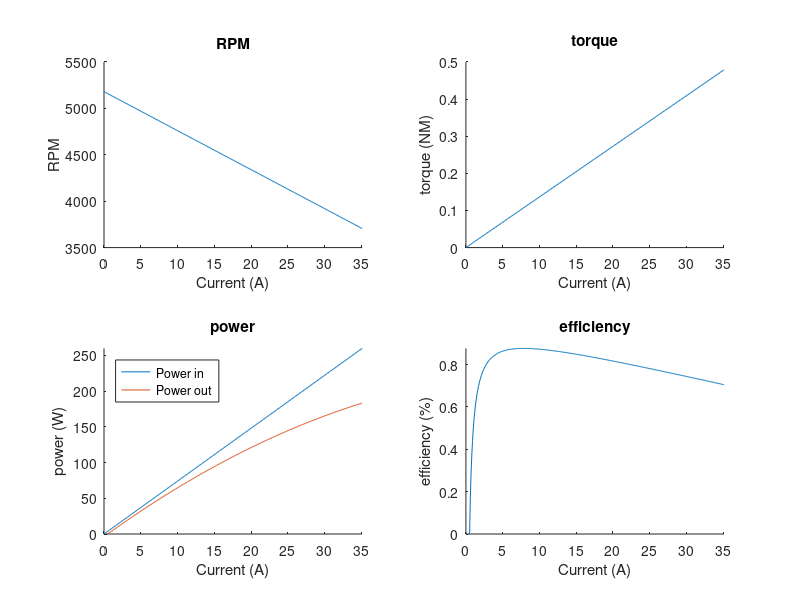

The MATLAB script that drew this image:
clc
clear
close all

% Physics model - BPRL copter in SITL
% This sets up the vehicle properties that are used in the simulation
% simple 480 size + quad based on strain quad in bprl lab

% check out: https://www.motocalc.com/motocalc.htm#topic_21
% Download at https://www.motocalc.com/

% setup the motors
% Tmotor MN3510 700KV - 12 x4

%%%%%% NEED TO COMPUTE MOIs and prop constants using thrust stand%%%%%%%

% locations (xyz) in m
motor(1).location = [[sind(270),cosd(270)]*480*0.5,0] * 0.001; % LEFT
motor(2).location = [[sind(90),cosd(90)]*480*0.5,0] * 0.001; % RIGHT
motor(3).location = [[sind(0),cosd(0)]*480*0.5,0] * 0.001; % FRONT
motor(4).location = [[sind(180),cosd(180)]*480*0.5,0] * 0.001; % BACK



% PWM output to use
motor(1).channel = 2;
motor(2).channel = 1;
motor(3).channel = 3;
motor(4).channel = 4;

% rotation direction: 1 = cw, -1 = ccw
motor(1).direction = -1;
motor(2).direction = -1;
motor(3).direction = 1;
motor(4).direction = 1;

% motor properties
electrical.kv = 700; % (rpm/volt) JS
electrical.no_load_current = [0.5,10]; % (A) @ (V) JS
electrical.resistance = 0.05; % (ohms) 50mOhms JS

% ESC properties
esc.resistance = 0.01; % (ohms)

% Propeller properties
% P 12 x 4 Tmotor prop
prop.diameter = 304 * 0.001; % (m) JS
prop.pitch = 101.6 * 0.001; % (m) JS
prop.num_blades = 2;
prop.PConst = 1.13; %% need to be changed
prop.TConst = 1; %% need to be changed
prop.mass = 14.5 * 0.001; % (kg) (only used for inertia) JS
prop.inertia = diag([0.0166,0.00166,0.0359]); % rotational inertia (kgm^2) (rod about center)

% assign properties to motors
for i = 1:4
    motor(i).electrical = electrical;
    motor(i).esc = esc;
    motor(i).prop = prop;
end

% Setup battery
battery.voltage = 14.8; % (volts) JS 
battery.resistance = 0.0034; % (ohms)
battery.capacity = 4.0; % (ah) JS

% Add all to vehicle
copter.motors = motor;
copter.battery = battery;
copter.mass = 1.915; % (kg) 1.855 without mocap arms JS 
%inertia = (2/5) * copter.mass * (0.48*0.2)^2; % (sphere)  ###~ dense compact to 1/5 length radius
copter.inertia = diag([0.0018,0.0018,0.0034]);
copter.cd = [0.5;0.5;0.5];
copter.cd_ref_area = [1;1;1] * pi * (0.48*0.5)^2; % changed from 0.45

save('bprl_copter','copter')

% Plot motor curves
% http://www.bavaria-direct.co.za/constants/
% http://www.stefanv.com/rcstuff/qf200204.html
% Some calculators estimate heat and increase resistance with temp
% But then we have to estimate the power dissipation
% Max power for plot only
max_power = 260;
battery.voltage = battery.voltage * 0.50;

Kt = 1/(electrical.kv * ((2*pi)/60) ); % Convert Kv to rads/second

% plot the current from 0 to max power
amps = 0:0.1:max_power/battery.voltage;
power_in = amps * battery.voltage;

% voltage drop due to copper and esc
copper_drop = amps * electrical.resistance; 
esc_drop = amps * esc.resistance;

ideal_voltage = battery.voltage - copper_drop - esc_drop;
power_out = ideal_voltage .* (amps - electrical.no_load_current(1));
efficiency = power_out ./ power_in;

torque = Kt * amps;
rpm = ideal_voltage * electrical.kv;

% Plot motor characteristics
figure('name',sprintf('motor characteristics at %0.2f volts',battery.voltage))
subplot(2,2,1)
hold all
title('RPM')
plot(amps,rpm)
xlabel('Current (A)')
ylabel('RPM')
xlim([0,amps(end)])


subplot(2,2,2)
hold all
title('torque')
plot(amps,torque)
xlabel('Current (A)')
ylabel('torque (NM)')
xlim([0,amps(end)])

subplot(2,2,3)
hold all
title('power')
plot(amps,power_in)
plot(amps,power_out)
xlabel('Current (A)')
ylabel('power (W)')
ylim([0,inf])
xlim([0,amps(end)])
legend('Power in','Power out','location','northwest')

subplot(2,2,4)
hold all
title('efficiency')
plot(amps,efficiency)
xlabel('Current (A)')
ylabel('efficiency (%)')
ylim([0,inf])
xlim([0,amps(end)])
